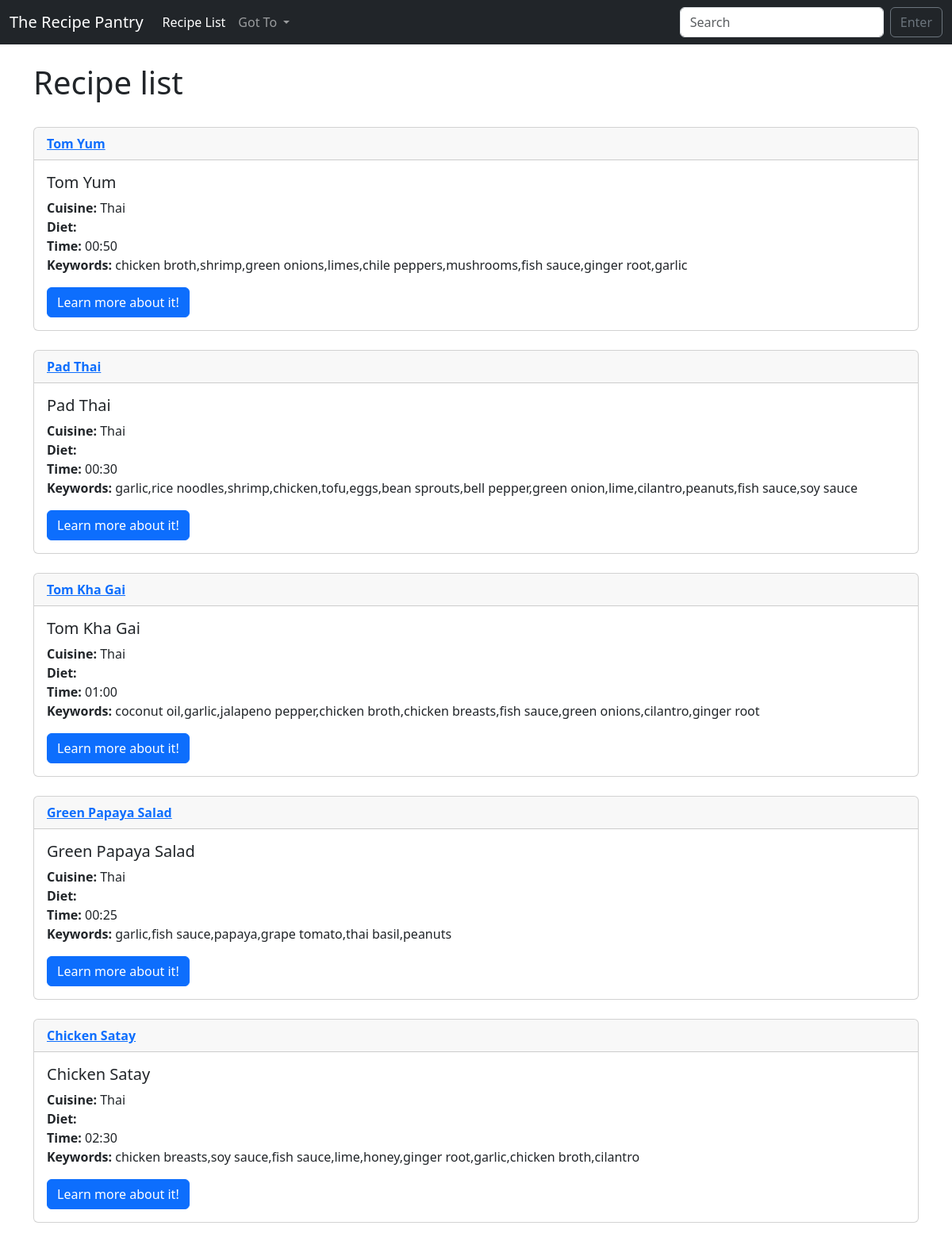
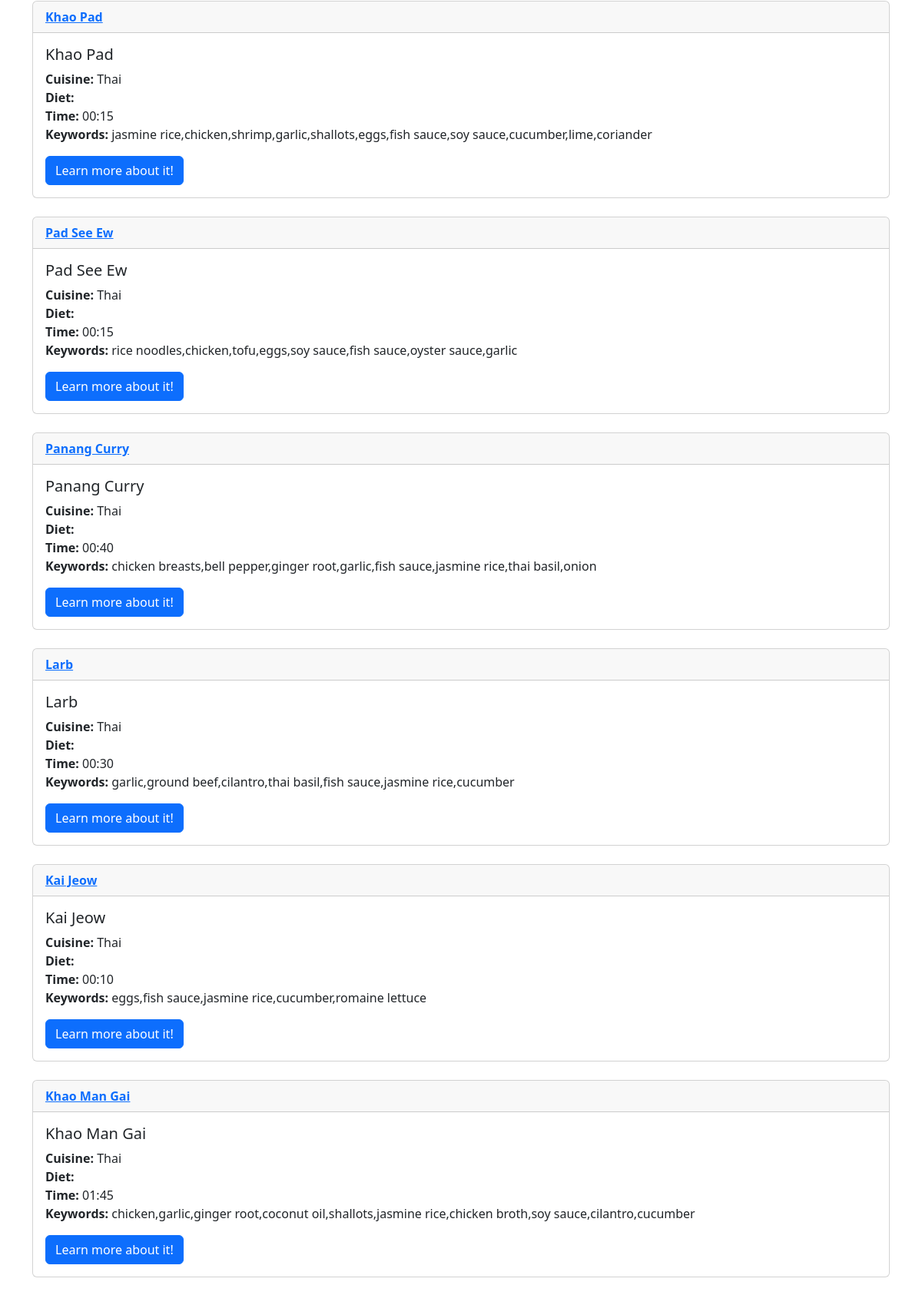
The page /recipe_list (upper part) on the database its author committed (2 pictures, top to bottom).
### RecipeApp/models.py (models this page shows)
class Recipe(models.Model):
    name = models.CharField('Recipe name', max_length=100)
    link = models.CharField('Recipe link', max_length=200)
    cuisine = models.CharField('Recipe cuisine', max_length=100)
    diet = models.CharField('Recipe diet', max_length=100, null=True)
    prep_time = models.CharField('Recipe time', max_length=5)
    keywords = models.CharField('Recipe keyword', max_length=300)
    def __str__(self):
        return self.name

### RecipeApp/views.py (the view)
# urls.py: path('recipe_list', views.all_recipes, name='recipe-list'),
def all_recipes(request):
    recipe_list= Recipe.objects.all()
    return render(request, 'recipe_list.html',{'recipe_list':recipe_list})

### RecipeApp/templates/recipe_list.html
{% extends 'base.html' %}
{% block content %}
    <h1>Recipe list</h1>
    <br/>
{%for recipe in recipe_list %}
<div class="card">
  <div class="card-header">
      <a href="{%url 'single-recipe' recipe.id%}"><strong>{{recipe}}</strong> </a>
      <br/>
  </div>
  <div class="card-body">
    <h5 class="card-title">{{recipe.name}}</h5>
    <p class="card-text">
        <u1>
       <strong>Cuisine:</strong> {{recipe.cuisine}}<br/>
       <strong>Diet:</strong> {{recipe.diet}}<br/>
       <strong>Time:</strong> {{recipe.prep_time}}<br/>
       <strong>Keywords:</strong> {{recipe.keywords}}<br/>
    </u1>
    </p>
    <a href="{{recipe.link}}" class="btn btn-primary">Learn more about it!</a>
  </div>
</div>
<br/>
{% endfor %}
{% endblock %}

### rows shown on the page
Recipe: name "Tom Yum", cuisine "Thai", prep_time "00:50", keywords "chicken broth,shrimp,green onions,limes,chile peppers,mushrooms,fish sauce,ginger root,garlic"
Recipe: name "Pad Thai", cuisine "Thai", prep_time "00:30", keywords "garlic,rice noodles,shrimp,chicken,tofu,eggs,bean sprouts,bell pepper,green onion,lime,cilantro,peanuts,fish sauce,soy sauce"
Recipe: name "Tom Kha Gai", cuisine "Thai", prep_time "01:00", keywords "coconut oil,garlic,jalapeno pepper,chicken broth,chicken breasts,fish sauce,green onions,cilantro,ginger root"
Recipe: name "Green Papaya Salad", cuisine "Thai", prep_time "00:25", keywords "garlic,fish sauce,papaya,grape tomato,thai basil,peanuts"
Recipe: name "Chicken Satay", cuisine "Thai", prep_time "02:30", keywords "chicken breasts,soy sauce,fish sauce,lime,honey,ginger root,garlic,chicken broth,cilantro"
Recipe: name "Khao Pad", cuisine "Thai", prep_time "00:15", keywords "jasmine rice,chicken,shrimp,garlic,shallots,eggs,fish sauce,soy sauce,cucumber,lime,coriander"
Recipe: name "Pad See Ew", cuisine "Thai", prep_time "00:15", keywords "rice noodles,chicken,tofu,eggs,soy sauce,fish sauce,oyster sauce,garlic"
Recipe: name "Panang Curry", cuisine "Thai", prep_time "00:40", keywords "chicken breasts,bell pepper,ginger root,garlic,fish sauce,jasmine rice,thai basil,onion"
Recipe: name "Larb", cuisine "Thai", prep_time "00:30", keywords "garlic,ground beef,cilantro,thai basil,fish sauce,jasmine rice,cucumber"
Recipe: name "Kai Jeow", cuisine "Thai", prep_time "00:10", keywords "eggs,fish sauce,jasmine rice,cucumber,romaine lettuce"
Recipe: name "Khao Man Gai", cuisine "Thai", prep_time "01:45", keywords "chicken,garlic,ginger root,coconut oil,shallots,jasmine rice,chicken broth,soy sauce,cilantro,cucumber"
